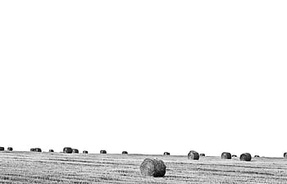
#> input picture gray filters/image2.jpg, 287 x 184 px, shrunk from 350 x 224 before the run
$ python filter_1996.py
#> lines starting #> are read from the running program, lines starting #| are printed output that depends on the picture
import numpy as np
import cv2
from skimage.util import random_noise, img_as_int
import util
import time
import matplotlib.pyplot as plt

# NOISE_PERCENTAGE = 10
# NUMBER_OF_ITERATIONS = 10

L = 256
Cpo = (L-1)
Cne = -L+1
Wpo = 2*(L-1)
Wne = 2*(L-1)

a=40
b=32


def rule_base_value(temp):
    x1 = temp[0][0]
    x2 = temp[0][1]
    x3 = temp[0][2]
    x4 = temp[1][0]
    x5 = temp[1][2]
    x6 = temp[2][0]
    x7 = temp[2][1]
    x8 = temp[2][2]

    value = max([min([x2, x5, x7]), min([x5, x7, x4]),
        min([x7, x4, x2]), min([x4, x2, x5]), min([x1, x3, x8, x6]),
        min([x1, x2, x3,x5]), min([x2, x3, x5, x8]), min([x3, x5, x8, x7]),
        min([x5, x8, x7, x6]), min([x8, x7, x6, x4]), min([x7, x6, x4, x1]),
        min([x6, x4, x1, x2]), min([x4, x1, x2, x3])])

    return value


def membership_function(u, c, w):
    if u <= (c-w):
        return 0
    elif (c-w) < u and u < (c+w):
        return (w - abs(u-c))/w
    else:
        return 0

def membership_function2(u):
    if u<=a:
        return 1
    elif a<u and u<=(a+b):
        return (a+b-u)/b
    else:
        return 0


if __name__ == "__main__":

    noise_percentages = util.NOISE_PERCENTAGES
    print('noise percentages: ', noise_percentages)
    original_image = cv2.imread('image2.jpg', 0)
#> original_image is the input picture: shape (184, 287); min 0, max 255, mean 240.4

    mse_with_noises = []
    psnr_with_noises = []
    duration_with_noises = []


    for p in noise_percentages:
        print(f'now working for image with noise {p}')
        gray_noisy_image = cv2.imread(f'noisy_image_{p}.png', 0)
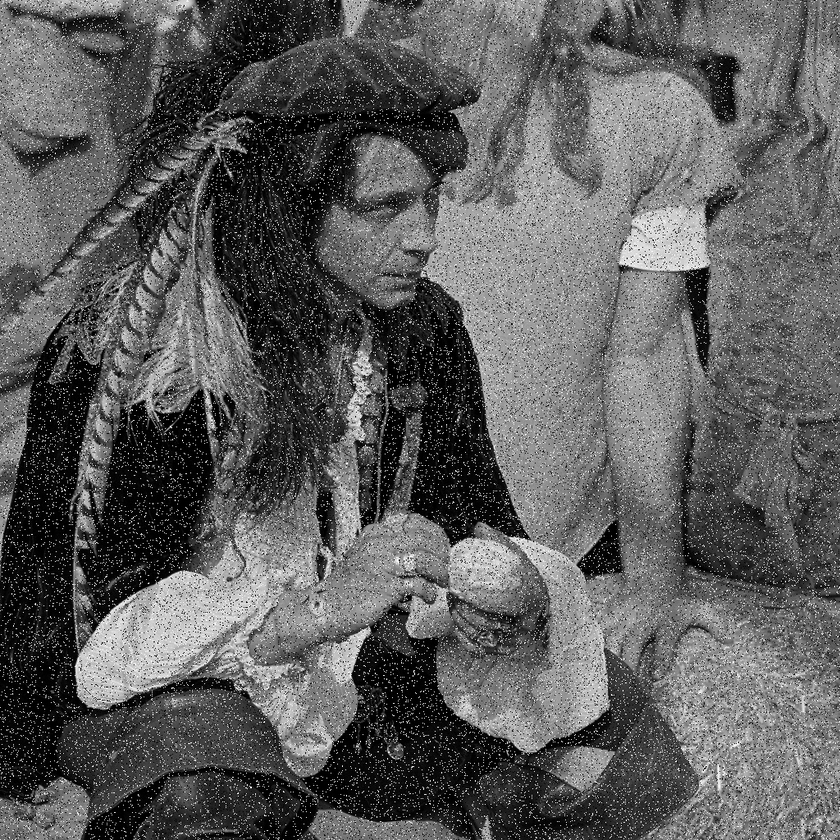
#> input picture gray filters/noisy_image_10.png, 840 x 840 px, shrunk from 1024 x 1024 before the run
#> gray_noisy_image is the input picture: shape (840, 840); min 0, max 255, mean 93.1

        def membership_func(x): return membership_function(x, Cpo, Wpo)
        vectorized_membership = np.vectorize(membership_func)
        matrix_with_po_membership = vectorized_membership(gray_noisy_image)
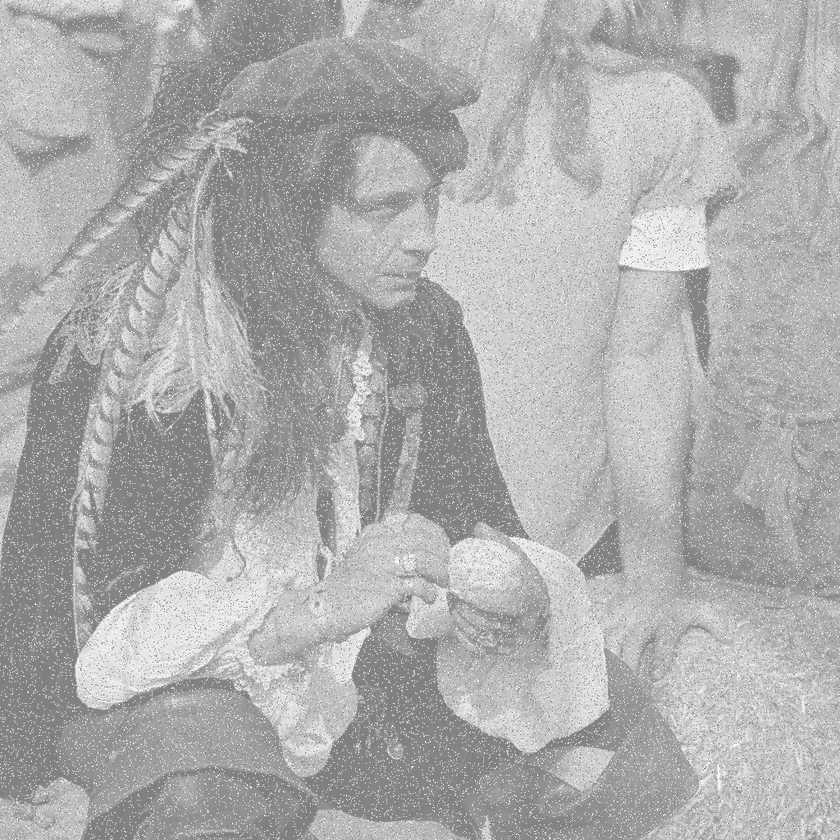
#> matrix_with_po_membership: shape (840, 840) float64; min 0.5, max 1, mean 0.683

        def membership_func(x): return membership_function(x, Cne, Wne)
        vectorized_membership = np.vectorize(membership_func)
        matrix_with_ne_membership = vectorized_membership(gray_noisy_image)
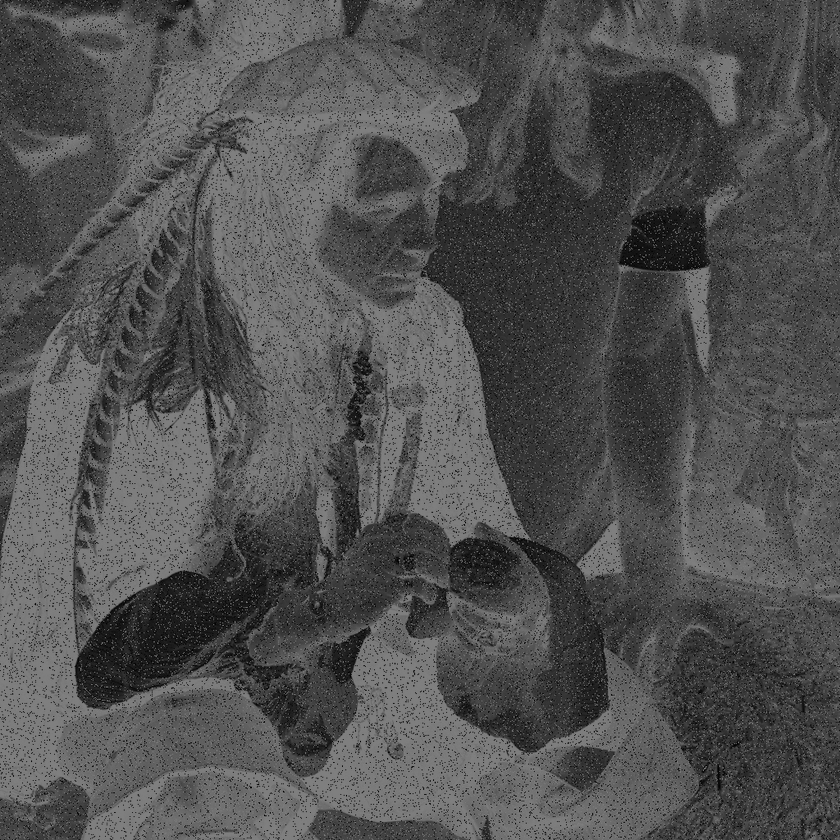
#> matrix_with_ne_membership: shape (840, 840) float64; min 0, max 0.5, mean 0.317

        rows, columns = gray_noisy_image.shape
#> rows = 840; columns = 840
        filtered_image = np.zeros((rows, columns))
        duration_arr = []
        mse_values = []
        iterations = []
        psnr_values = []

        for k in range(0, util.NUMBER_OF_ITERATIONS):
            start_timer = round(time.time() * 1000)

            for i in range(1, rows-1):
                for j in range(1, columns-1):
                    temp_po = matrix_with_po_membership[i-1:i+2, j-1:j+2]
                    temp_ne = matrix_with_ne_membership[i-1:i+2, j-1:j+2]
#> (the run stopped early here; a loop or call above may not have finished)
